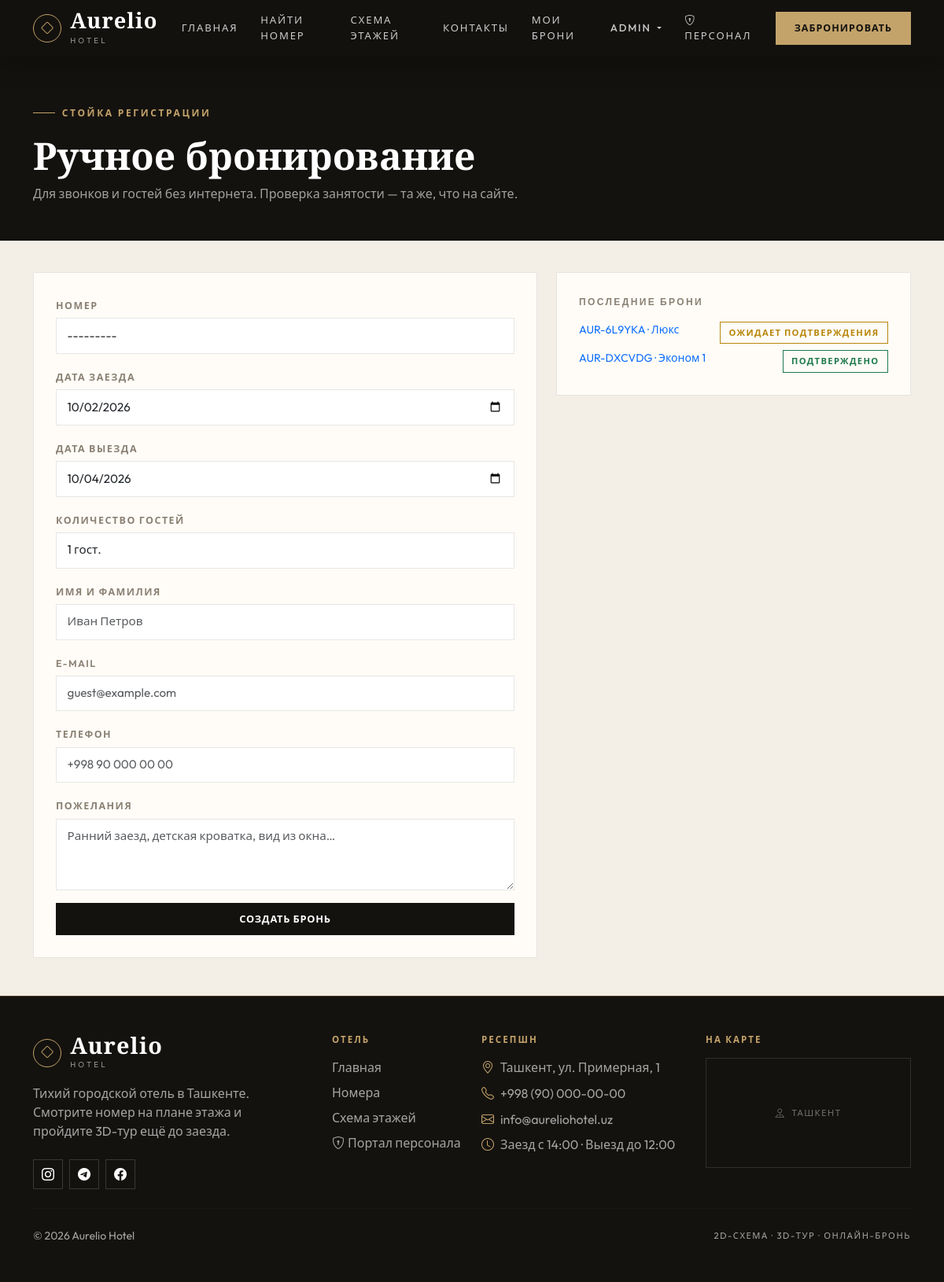
/staff/desk/ (signed in), run on the app's committed database.
### bookings/models.py (models this page shows, shortened)
class Booking(models.Model):
    STATUS_PENDING = 'pending'
    STATUS_CONFIRMED = 'confirmed'
    STATUS_CHECKED_IN = 'checked_in'
    STATUS_CHECKED_OUT = 'checked_out'
    STATUS_CANCELLED = 'cancelled'
    STATUS_NO_SHOW = 'no_show'
    STATUS_CHOICES = [
        (STATUS_PENDING, 'Ожидает подтверждения'),
        (STATUS_CONFIRMED, 'Подтверждено'),
        (STATUS_CHECKED_IN, 'Гость заселён'),
        (STATUS_CHECKED_OUT, 'Выезд завершён'),
        (STATUS_CANCELLED, 'Отменено'),
        (STATUS_NO_SHOW, 'Гость не приехал'),
    ]
    ACTIVE_STATUSES = (STATUS_PENDING, STATUS_CONFIRMED, STATUS_CHECKED_IN)
    STAFF_TRANSITIONS = {
        STATUS_PENDING: [STATUS_CONFIRMED, STATUS_CANCELLED, STATUS_NO_SHOW],
        STATUS_CONFIRMED: [STATUS_CHECKED_IN, STATUS_CANCELLED, STATUS_NO_SHOW],
        STATUS_CHECKED_IN: [STATUS_CHECKED_OUT],
        STATUS_CHECKED_OUT: [],
        STATUS_CANCELLED: [],
        STATUS_NO_SHOW: [STATUS_CONFIRMED, STATUS_CANCELLED],
    }
    SOURCE_CHOICES = [
        ('site', 'Онлайн-бронирование'),
        ('desk', 'Стойка регистрации'),
    ]
    code = models.CharField(
        max_length=12,
        unique=True,
        editable=False,
        default=generate_booking_code,
        verbose_name="Код брони",
    )
    user = models.ForeignKey(
        User,
        on_delete=models.SET_NULL,
        null=True,
        blank=True,
        related_name='bookings',
        verbose_name="Клиент",
    )
    room = models.ForeignKey(
        Room, on_delete=models.CASCADE, related_name='bookings', verbose_name="Номер"
    )
    check_in = models.DateField(verbose_name="Дата заезда")
    check_out = models.DateField(verbose_name="Дата выезда")
    guests = models.PositiveSmallIntegerField(
        default=1, validators=[MinValueValidator(1)], verbose_name="Количество гостей"
    )
    guest_name = models.CharField(max_length=120, verbose_name="Имя гостя")
    guest_email = models.EmailField(verbose_name="E-mail гостя")
    guest_phone = models.CharField(max_length=30, blank=True, verbose_name="Телефон гостя")
    special_requests = models.TextField(blank=True, verbose_name="Пожелания")
    is_paid = models.BooleanField(default=False, verbose_name="Оплачено")
    payment_id = models.CharField(max_length=255, blank=True, null=True, verbose_name="ID платежа (Payme/Click/Stripe)")
    total_price = models.DecimalField(
        max_digits=10, decimal_places=2, blank=True, null=True, verbose_name="Итоговая сумма"
    )
    status = models.CharField(
        max_length=20, choices=STATUS_CHOICES, default=STATUS_PENDING, verbose_name="Статус"
    )
    source = models.CharField(
        max_length=10, choices=SOURCE_CHOICES, default='site', verbose_name="Источник"
    )
    created_at = models.DateTimeField(auto_now_add=True, verbose_name="Дата создания")
    updated_at = models.DateTimeField(auto_now=True, verbose_name="Обновлено")
    status_changed_at = models.DateTimeField(null=True, blank=True, verbose_name="Статус изменён")
    class Meta:
        verbose_name = "Бронирование"
        verbose_name_plural = "Бронирования"
        ordering = ('-created_at',)
        constraints = [
            models.CheckConstraint(
                **{('condition' if django.VERSION >= (5, 1) else 'check'): Q(check_out__gt=F('check_in'))},
                name='booking_check_out_after_check_in',
            ),
        ]
        indexes = [
            models.Index(fields=['room', 'check_in', 'check_out']),
            models.Index(fields=['status']),
        ]
    def __init__(self, *args, **kwargs):
        super().__init__(*args, **kwargs)
        self._original_status = self.status
    @property
    def status_css(self):
        return {
            self.STATUS_PENDING: 'status-pending',
            self.STATUS_CONFIRMED: 'status-confirmed',
            self.STATUS_CHECKED_IN: 'status-in',
            self.STATUS_CHECKED_OUT: 'status-out',
            self.STATUS_CANCELLED: 'status-cancelled',
            self.STATUS_NO_SHOW: 'status-noshow',
        }.get(self.status, 'status-pending')

### rooms/models.py (models this page shows, shortened)
class Room(models.Model):
    HOUSEKEEPING_CHOICES = [
        ('clean', 'Чисто'),
        ('dirty', 'Требует уборки'),
        ('inspected', 'Проверено менеджером'),
        ('out_of_service', 'Вне эксплуатации'),
    ]
    floor = models.ForeignKey(
        Floor,
        on_delete=models.CASCADE,
        related_name='rooms',
        null=True,
        blank=True,
        verbose_name="Этаж"
    )
    room_number = models.CharField(
        max_length=10, blank=True, verbose_name="Номер комнаты", help_text="Например, 201"
    )
    title = models.CharField(max_length=200, verbose_name="Название номера")
    description = models.TextField(verbose_name="Описание")
    image = models.ImageField(upload_to='rooms/', blank=True, null=True, verbose_name="Фото номера")
    price_per_night = models.DecimalField(max_digits=10, decimal_places=2, verbose_name="Цена за ночь ($)")
    capacity = models.IntegerField(default=2, verbose_name="Вместимость (чел)")
    amenities = models.ManyToManyField(Amenity, blank=True, related_name='rooms', verbose_name="Удобства")
    homebyme_embed_url = models.URLField(blank=True, null=True, verbose_name="Ссылка на 3D-тур HomeByMe")
    model_3d = models.FileField(upload_to='rooms_3d/', blank=True, null=True, verbose_name="3D-модель номера (.glb)")
    x_pos = models.IntegerField(default=50, verbose_name="Позиция X (%)")
    y_pos = models.IntegerField(default=50, verbose_name="Позиция Y (%)")
    is_active = models.BooleanField(default=True, verbose_name="Доступен для бронирования")
    housekeeping = models.CharField(
        max_length=20, choices=HOUSEKEEPING_CHOICES, default='clean', verbose_name="Статус уборки"
    )
    class Meta:
        verbose_name = "Номер"
        verbose_name_plural = "Номера"
        ordering = ('room_number', 'title')
    def __str__(self):
        return f"{self.display_number} · {self.title}"
    @property
    def display_number(self):
        return self.room_number or f"{self.pk:03d}"

### staff/views.py (the view)
# urls.py: path('desk/', views.desk_booking, name='desk_booking'),
@staff_required
def desk_booking(request):
    form = DeskBookingForm(request.POST or None)
    if request.method == 'POST' and form.is_valid():
        booking = form.save()
        notify_booking_created(booking)
        messages.success(request, f"Бронь {booking.code} создана на стойке.")
        return redirect('bookings:booking_detail', code=booking.code)
    context = {
        'form': form,
        'recent': Booking.objects.select_related('room').order_by('-created_at')[:8],
    }
    return render(request, 'staff/desk_booking.html', context)

### staff/forms.py (shortened to what this page needs)
class DeskBookingForm(BookingForm):
    room = forms.ModelChoiceField(
        queryset=Room.objects.none(),
        label="Номер",
        widget=forms.Select(attrs={'class': 'form-select'}),
    )
    class Meta(BookingForm.Meta):
        fields = ('room',) + BookingForm.Meta.fields
    def __init__(self, *args, **kwargs):
        super().__init__(*args, room=None, **kwargs)
        self.fields['room'].queryset = Room.objects.filter(is_active=True).select_related('floor')
        self.order_fields(
            ['room', 'check_in', 'check_out', 'guests', 'guest_name', 'guest_email', 'guest_phone', 'special_requests']
        )

### bookings/models.py (called while the page is built)
def generate_booking_code():
    tail = ''.join(random.choices(BOOKING_CODE_ALPHABET, k=6))
    return f'AUR-{tail}'

### staff/context_processors.py (called while the page is built)
def staff_status(request):
    user = getattr(request, 'user', None)
    staff_member = is_staff_member(user) if user else False
    profile = get_staff_profile(user) if staff_member else None
    return {
        'is_staff_member': staff_member,
        'staff_profile': profile,
        'can_manage_bookings': bool(profile and profile.can_manage_bookings) or bool(
            user and user.is_superuser
        ),
    }

### templates/staff/desk_booking.html (shortened to what this page needs)
{% extends 'base.html' %}
{% block content %}
<section class="page-band">
  <div class="container">
    <span class="hero-eyebrow">Стойка регистрации</span>
    <h1 class="mt-3">Ручное бронирование</h1>
    <p>Для звонков и гостей без интернета. Проверка занятости — та же, что на сайте.</p>
  </div>
</section>
<div class="container pb-5">
  <div class="row g-4">
    <div class="col-lg-7">
      <div class="panel-card">
        <form method="post" novalidate>
          {% for field in form %}
            <div class="mb-3">
              <label class="form-label" for="{{ field.id_for_label }}">{{ field.label }}</label>
              {{ field }}
            </div>
          {% endfor %}
          <button type="submit" class="btn btn-copper w-100">Создать бронь</button>
        </form>
      </div>
    </div>
    <div class="col-lg-5">
      <div class="panel-card">
        <div class="panel-title">Последние брони</div>
        {% if recent %}
          <ul class="list-unstyled mb-0 small d-flex flex-column gap-2">
            {% for b in recent %}
              <li class="d-flex justify-content-between gap-2">
                <a href="{% url 'bookings:booking_detail' b.code %}">{{ b.code }} · {{ b.room.title }}</a>
                <span class="status-chip {{ b.status_css }}">{{ b.get_status_display }}</span>
              </li>
            {% endfor %}
          </ul>
        {% else %}<p class="text-muted mb-0 small">Броней пока нет.</p>{% endif %}
      </div>
    </div>
  </div>
</div>
{% endblock %}

### templates/base.html (shortened to what this page needs)
<!DOCTYPE html>
<html lang="ru">
<head>
<link href="https://cdn.jsdelivr.net/npm/bootstrap@5.3.0/dist/css/bootstrap.min.css" rel="stylesheet">
<link rel="stylesheet" href="https://cdn.jsdelivr.net/npm/bootstrap-icons@1.11.0/font/bootstrap-icons.css">
</head>
<body class="d-flex flex-column min-vh-100">
<nav class="navbar navbar-expand-lg site-navbar fixed-top">
  <div class="container">
    <a class="navbar-brand" href="{% url 'rooms:room_list' %}">
      <span class="brand-mark"><i class="bi bi-diamond"></i></span>
      <span>
        <span class="brand-word">Aurelio</span>
        <span class="brand-sub">Hotel</span>
      </span>
    </a>
    <div class="collapse navbar-collapse" id="navbarNav">
      <ul class="navbar-nav ms-auto mb-2 mb-lg-0 align-items-lg-center">
        <li class="nav-item"><a class="nav-link" href="{% url 'rooms:room_list' %}">Главная</a></li>
        <li class="nav-item"><a class="nav-link" href="{% url 'rooms:room_search' %}">Найти номер</a></li>
        <li class="nav-item"><a class="nav-link" href="{% url 'rooms:hotel_floors' %}">Схема этажей</a></li>
        <li class="nav-item"><a class="nav-link" href="{% url 'rooms:room_list' %}#visit">Контакты</a></li>
        {% if user.is_authenticated %}
          <li class="nav-item"><a class="nav-link" href="{% url 'bookings:my_bookings' %}">Мои брони</a></li>
          <li class="nav-item dropdown">
            <a class="nav-link dropdown-toggle" href="#" role="button" data-bs-toggle="dropdown" aria-expanded="false">
              {{ user.get_full_name|default:user.username }}
            </a>
          </li>
        {% else %}
          <li class="nav-item"><a class="nav-link" href="{% url 'bookings:booking_lookup' %}">Моя бронь</a></li>
          <li class="nav-item"><a class="nav-link" href="{% url 'accounts:login' %}">Вход</a></li>
        {% endif %}
        <li class="nav-item">
          <a class="nav-link" href="{% if is_staff_member %}{% url 'staff:dashboard' %}{% else %}{% url 'accounts:staff_login' %}{% endif %}">
            <i class="bi bi-shield-lock me-1"></i>Персонал
          </a>
        </li>
        <li class="nav-item ms-lg-3 mt-2 mt-lg-0">
          <a href="{% url 'rooms:room_search' %}" class="btn btn-gold btn-sm">Забронировать</a>
        </li>
      </ul>
    </div>
  </div>
</nav>
<main class="flex-grow-1">
  {% block content %}{% endblock %}
</main>
<footer class="site-footer py-5 mt-auto">
  <div class="container">
    <div class="row gy-4">
      <div class="col-lg-4">
        <div class="footer-brand mb-3">
          <span class="brand-mark"><i class="bi bi-diamond"></i></span>
          <span>
            <span class="brand-word">Aurelio</span>
            <span class="brand-sub">Hotel</span>
          </span>
        </div>
        <p class="mb-4" style="max-width: 320px;">Тихий городской отель в Ташкенте. Смотрите номер на плане этажа и пройдите 3D-тур ещё до заезда.</p>
        <div class="social-icons d-flex gap-2">
          <a href="https://www.instagram.com/" aria-label="Instagram"><i class="bi bi-instagram"></i></a>
          <a href="https://web.telegram.org/a/" aria-label="Telegram"><i class="bi bi-telegram"></i></a>
          <a href="https://www.facebook.com/" aria-label="Facebook"><i class="bi bi-facebook"></i></a>
        </div>
      </div>
      <div class="col-lg-2 col-6">
        <h6 class="mb-3">Отель</h6>
        <ul class="list-unstyled d-flex flex-column gap-2">
          <li><a href="{% url 'rooms:room_list' %}">Главная</a></li>
          <li><a href="{% url 'rooms:room_list' %}#stay">Номера</a></li>
          <li><a href="{% url 'rooms:hotel_floors' %}">Схема этажей</a></li>
          <li><a href="{% if is_staff_member %}{% url 'staff:dashboard' %}{% else %}{% url 'accounts:staff_login' %}{% endif %}"><i class="bi bi-shield-lock me-1"></i>Портал персонала</a></li>
        </ul>
      </div>
      <div class="col-lg-3 col-6">
        <h6 class="mb-3">Ресепшн</h6>
        <ul class="list-unstyled footer-contact">
          <li><i class="bi bi-geo-alt me-2" style="color: var(--gold);"></i>Ташкент, ул. Примерная, 1</li>
          <li><i class="bi bi-telephone me-2" style="color: var(--gold);"></i>+998 (90) 000-00-00</li>
          <li><i class="bi bi-envelope me-2" style="color: var(--gold);"></i>info@aureliohotel.uz</li>
          <li><i class="bi bi-clock me-2" style="color: var(--gold);"></i>Заезд с 14:00 · Выезд до 12:00</li>
        </ul>
      </div>
      <div class="col-lg-3">
        <h6 class="mb-3">На карте</h6>
        <div style="border: 1px solid rgba(255,255,255,0.12); height: 140px; display: flex; align-items: center; justify-content: center; color: rgba(255,255,255,0.4); letter-spacing: 0.12em; text-transform: uppercase; font-size: 0.72rem;">
          <span><i class="bi bi-pin-map me-2"></i>Ташкент</span>
        </div>
      </div>
    </div>
    <hr class="my-4">
    <div class="d-flex flex-column flex-md-row justify-content-between align-items-center gap-2 small">
      <p class="mb-0">&copy; 2026 Aurelio Hotel</p>
      <p class="mb-0" style="letter-spacing: 0.14em; text-transform: uppercase; font-size: 0.7rem;">2D-схема · 3D-тур · Онлайн-бронь</p>
    </div>
  </div>
</footer>
</body>
</html>

### data on the page
Booking: code "AUR-6L9YKA", room "Люкс", status "ОЖИДАЕТ ПОДТВЕРЖДЕНИЯ"
Booking: code "AUR-DXCVDG", room "Эконом 1", status "ПОДТВЕРЖДЕНО"

### other printed values
{{ user.get_full_name|default:user.username }} "ADMIN"
{{ field.label }} "НОМЕР" "ДАТА ЗАЕЗДА" "ДАТА ВЫЕЗДА" "КОЛИЧЕСТВО ГОСТЕЙ" "ИМЯ И ФАМИЛИЯ" "E-MAIL" "ТЕЛЕФОН" "ПОЖЕЛАНИЯ"
